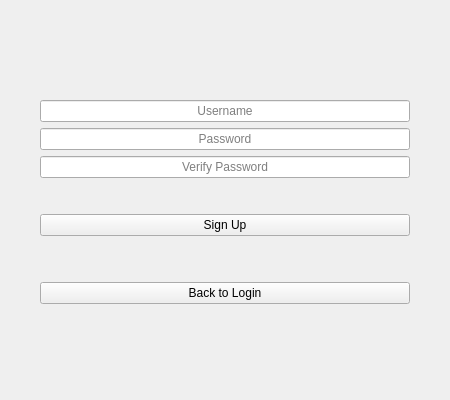
<?xml version="1.0" encoding="UTF-8"?>
<ui version="4.0">
 <class>SignUpWidget</class>
 <widget class="QWidget" name="SignUpWidget">
  <property name="geometry">
   <rect>
    <x>0</x>
    <y>0</y>
    <width>450</width>
    <height>400</height>
   </rect>
  </property>
  <property name="minimumSize">
   <size>
    <width>0</width>
    <height>0</height>
   </size>
  </property>
  <property name="windowTitle">
   <string>Form</string>
  </property>
  <layout class="QGridLayout" name="gridLayout_2" rowstretch="0,0,0,0,0">
   <property name="leftMargin">
    <number>0</number>
   </property>
   <property name="topMargin">
    <number>0</number>
   </property>
   <property name="rightMargin">
    <number>0</number>
   </property>
   <property name="bottomMargin">
    <number>0</number>
   </property>
   <item row="4" column="0" colspan="2">
    <spacer name="verticalSpacer">
     <property name="orientation">
      <enum>Qt::Vertical</enum>
     </property>
     <property name="sizeHint" stdset="0">
      <size>
       <width>20</width>
       <height>40</height>
      </size>
     </property>
    </spacer>
   </item>
   <item row="3" column="0" colspan="2">
    <layout class="QGridLayout" name="gridLayout_3">
     <item row="0" column="2">
      <spacer name="horizontalSpacer_4">
       <property name="orientation">
        <enum>Qt::Horizontal</enum>
       </property>
       <property name="sizeType">
        <enum>QSizePolicy::Ignored</enum>
       </property>
       <property name="sizeHint" stdset="0">
        <size>
         <width>40</width>
         <height>20</height>
        </size>
       </property>
      </spacer>
     </item>
     <item row="0" column="1">
      <widget class="QPushButton" name="m_signUp_btn">
       <property name="sizePolicy">
        <sizepolicy hsizetype="Expanding" vsizetype="Fixed">
         <horstretch>0</horstretch>
         <verstretch>0</verstretch>
        </sizepolicy>
       </property>
       <property name="text">
        <string>Sign Up</string>
       </property>
      </widget>
     </item>
     <item row="0" column="0">
      <spacer name="horizontalSpacer_3">
       <property name="orientation">
        <enum>Qt::Horizontal</enum>
       </property>
       <property name="sizeType">
        <enum>QSizePolicy::Ignored</enum>
       </property>
       <property name="sizeHint" stdset="0">
        <size>
         <width>40</width>
         <height>20</height>
        </size>
       </property>
      </spacer>
     </item>
     <item row="2" column="1">
      <widget class="QPushButton" name="m_backToLogin_btn">
       <property name="text">
        <string>Back to Login</string>
       </property>
      </widget>
     </item>
     <item row="1" column="1">
      <spacer name="verticalSpacer_2">
       <property name="orientation">
        <enum>Qt::Vertical</enum>
       </property>
       <property name="sizeType">
        <enum>QSizePolicy::Fixed</enum>
       </property>
       <property name="sizeHint" stdset="0">
        <size>
         <width>20</width>
         <height>40</height>
        </size>
       </property>
      </spacer>
     </item>
    </layout>
   </item>
   <item row="1" column="0" colspan="2">
    <layout class="QGridLayout" name="gridLayout">
     <item row="2" column="1">
      <widget class="QLineEdit" name="m_verifyPassword_lineEdit">
       <property name="maximumSize">
        <size>
         <width>16777215</width>
         <height>16777215</height>
        </size>
       </property>
       <property name="contextMenuPolicy">
        <enum>Qt::NoContextMenu</enum>
       </property>
       <property name="echoMode">
        <enum>QLineEdit::Password</enum>
       </property>
       <property name="alignment">
        <set>Qt::AlignCenter</set>
       </property>
       <property name="placeholderText">
        <string>Verify Password</string>
       </property>
      </widget>
     </item>
     <item row="0" column="1">
      <widget class="QLineEdit" name="m_username_lineEdit">
       <property name="contextMenuPolicy">
        <enum>Qt::NoContextMenu</enum>
       </property>
       <property name="alignment">
        <set>Qt::AlignCenter</set>
       </property>
       <property name="placeholderText">
        <string>Username</string>
       </property>
      </widget>
     </item>
     <item row="0" column="0" rowspan="3">
      <spacer name="horizontalSpacer_5">
       <property name="orientation">
        <enum>Qt::Horizontal</enum>
       </property>
       <property name="sizeType">
        <enum>QSizePolicy::Preferred</enum>
       </property>
       <property name="sizeHint" stdset="0">
        <size>
         <width>40</width>
         <height>20</height>
        </size>
       </property>
      </spacer>
     </item>
     <item row="0" column="2" rowspan="3">
      <spacer name="horizontalSpacer_6">
       <property name="orientation">
        <enum>Qt::Horizontal</enum>
       </property>
       <property name="sizeType">
        <enum>QSizePolicy::Preferred</enum>
       </property>
       <property name="sizeHint" stdset="0">
        <size>
         <width>40</width>
         <height>20</height>
        </size>
       </property>
      </spacer>
     </item>
     <item row="1" column="1">
      <widget class="QLineEdit" name="m_password_lineEdit">
       <property name="maximumSize">
        <size>
         <width>16777215</width>
         <height>16777215</height>
        </size>
       </property>
       <property name="contextMenuPolicy">
        <enum>Qt::NoContextMenu</enum>
       </property>
       <property name="echoMode">
        <enum>QLineEdit::Password</enum>
       </property>
       <property name="alignment">
        <set>Qt::AlignCenter</set>
       </property>
       <property name="placeholderText">
        <string>Password</string>
       </property>
       <property name="error" stdset="0">
        <bool>false</bool>
       </property>
      </widget>
     </item>
     <item row="3" column="1">
      <widget class="QLabel" name="m_information_lbl">
       <property name="text">
        <string/>
       </property>
       <property name="error" stdset="0">
        <bool>true</bool>
       </property>
      </widget>
     </item>
    </layout>
   </item>
   <item row="2" column="0" colspan="2">
    <spacer name="verticalSpacer_4">
     <property name="orientation">
      <enum>Qt::Vertical</enum>
     </property>
     <property name="sizeType">
      <enum>QSizePolicy::Fixed</enum>
     </property>
     <property name="sizeHint" stdset="0">
      <size>
       <width>20</width>
       <height>10</height>
      </size>
     </property>
    </spacer>
   </item>
   <item row="0" column="0" colspan="2">
    <spacer name="verticalSpacer_3">
     <property name="orientation">
      <enum>Qt::Vertical</enum>
     </property>
     <property name="sizeType">
      <enum>QSizePolicy::Fixed</enum>
     </property>
     <property name="sizeHint" stdset="0">
      <size>
       <width>20</width>
       <height>100</height>
      </size>
     </property>
    </spacer>
   </item>
  </layout>
 </widget>
 <tabstops>
  <tabstop>m_username_lineEdit</tabstop>
  <tabstop>m_password_lineEdit</tabstop>
  <tabstop>m_verifyPassword_lineEdit</tabstop>
  <tabstop>m_signUp_btn</tabstop>
  <tabstop>m_backToLogin_btn</tabstop>
 </tabstops>
 <resources/>
 <connections/>
</ui>
